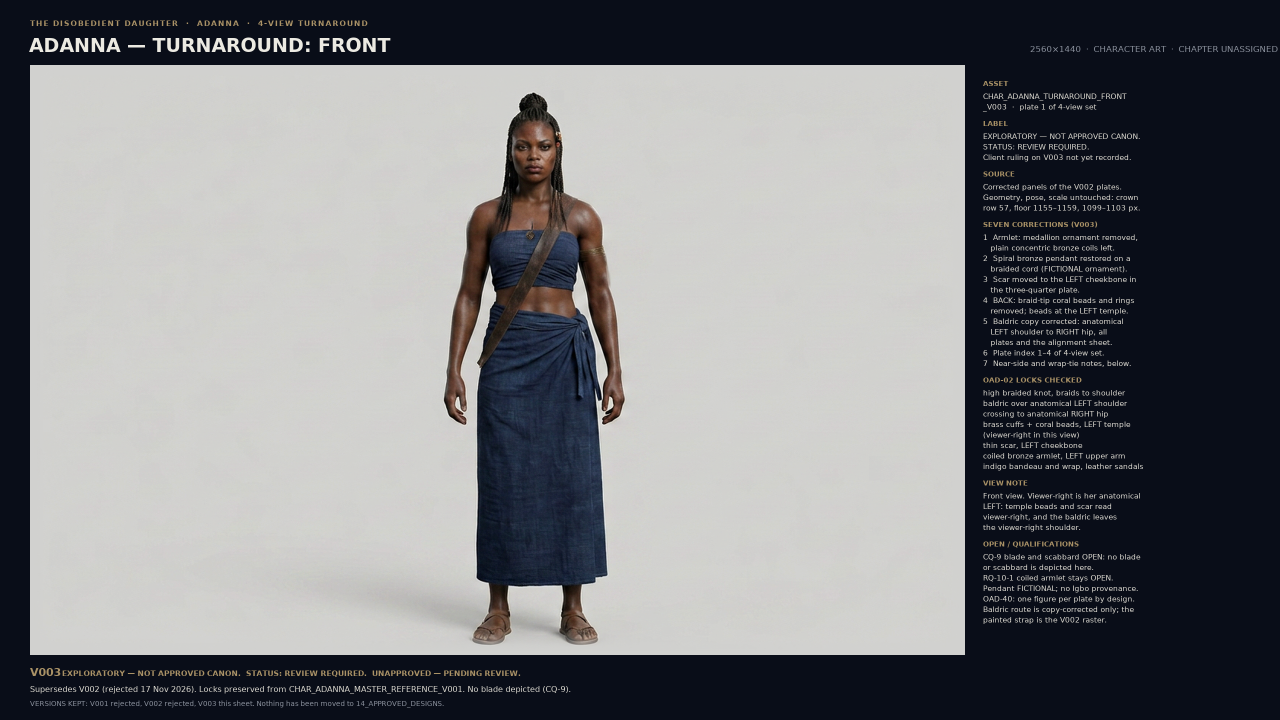
#> input picture STAGING_B1_2026-11-17/submit/B2_CAND_CHAR_ADANNA_TURNAROUND_FRONT_V003_2560x1440.png, 2560 x 1440 px, found by its file name (shown at 1/2 size); its folder holds 4 pictures in this run
$ python fix_v4.py
#> lines starting #> are read from the running program, lines starting #| are printed output that depends on the picture; after the words box and inside, x2 and y2 are one past the last pixel; in counts of white or black regions, pixels touching at a corner belong together
"""V004 targeted fixes: connected pendant cord (FRONT + THREE_QUARTER) and the
three-quarter near-arm patch blend. Bounded pixel edits on the filed V003 plates."""
from PIL import Image, ImageFilter
import numpy as np, math

S = '/home/user/chat-gpt/STAGING_B1_2026-11-17/'
F = S + 'submit/B2_CAND_CHAR_ADANNA_TURNAROUND_%s_V003_2560x1440.png'


def load(v):
#> called with v = 'FRONT'
    return np.array(Image.open(F % v).convert('RGB')).astype(float)


def save(a, path):
    Image.fromarray(np.clip(a, 0, 255).astype(np.uint8)).save(path)


def seg_dist(xx, yy, p0, p1):
    ax, ay = p0; bx, by = p1
    vx, vy = bx - ax, by - ay
    t = np.clip(((xx - ax) * vx + (yy - ay) * vy) / (vx * vx + vy * vy), 0, 1)
    dx, dy = xx - (ax + t * vx), yy - (ay + t * vy)
    return np.hypot(dx, dy), t


def cord_strand(a, pts, colour, w0, w1, fade_start, fade_end, shadow=True):
    """Draw one strand of cord along a polyline, tapering, fading out at the top."""
#> called with colour = (104, 74, 52), w0 = 1.6, w1 = 1.15, fade_start = 400, fade_end = 414, shadow = True
    h, w = a.shape[:2]
#> h = 1440; w = 2560
    x0 = int(min(p[0] for p in pts)) - 6; x1 = int(max(p[0] for p in pts)) + 7
    y0 = int(min(p[1] for p in pts)) - 5; y1 = int(max(p[1] for p in pts)) + 6
    yy, xx = np.mgrid[y0:y1, x0:x1]
    d = np.full(xx.shape, 1e6); tt = np.zeros(xx.shape)
    for i in range(len(pts) - 1):
        di, ti = seg_dist(xx, yy, pts[i], pts[i + 1])
        m = di < d
        d[m] = di[m]
        tt[m] = (i + ti[m]) / (len(pts) - 1)
    yabs = yy + 0.0
    wid = w0 + (w1 - w0) * tt                        # taper along the strand
    alpha = np.clip(1.0 - (d - wid) / 0.9, 0, 1)      # soft edge
    f = np.clip((fade_end - yabs) / max(1.0, (fade_end - fade_start)), 0, 1)
    alpha = alpha * np.clip(1 - f, 0, 1) ** 0.9
    braid = 0.86 + 0.14 * np.cos(tt * 26.0)
    alpha *= 0.88 * braid
    sub = a[y0:y1, x0:x1]
    if shadow:
        ds = np.clip(1.0 - (d - wid - 1.3) / 1.2, 0, 1) * np.clip(1 - f, 0, 1) * 0.28
        sub = sub * (1 - ds[..., None] * 0.55)
    sub = sub * (1 - alpha[..., None]) + np.array(colour) * alpha[..., None] * 0.9 \
        + sub * alpha[..., None] * 0.1
    a[y0:y1, x0:x1] = sub
#> call 2 of load, with v = 'THREE_QUARTER'
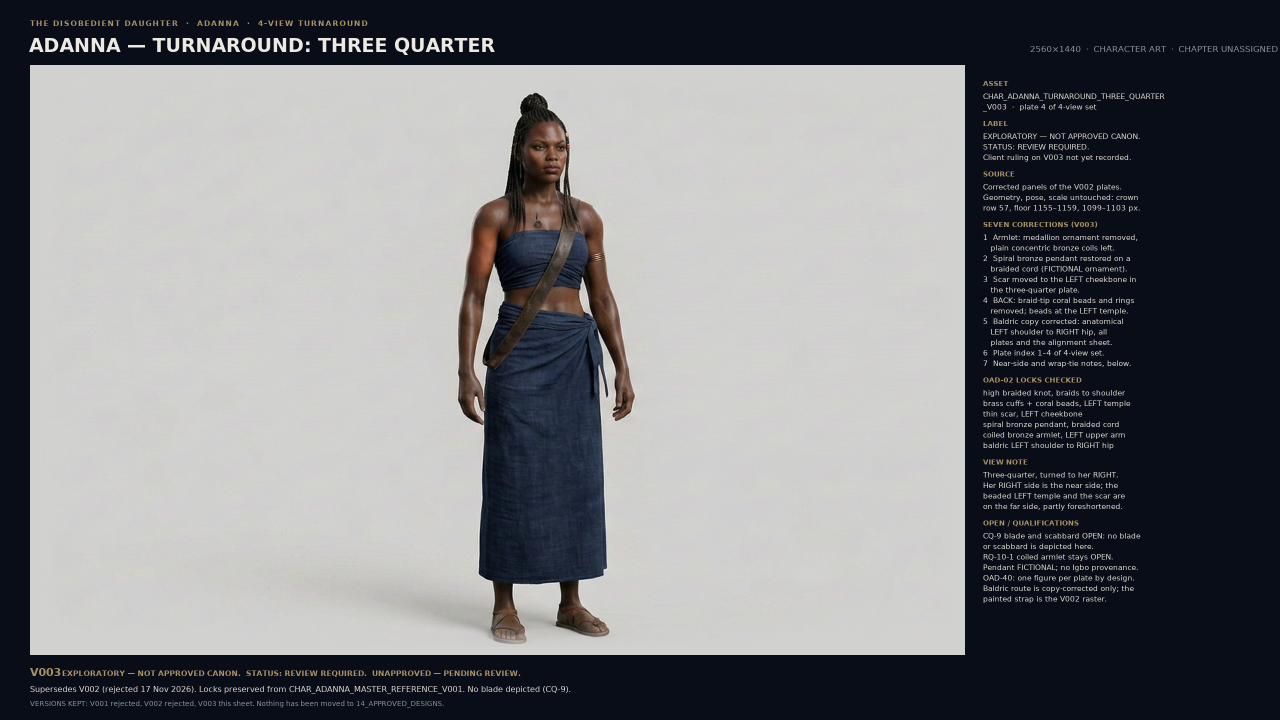
#> input picture STAGING_B1_2026-11-17/submit/B2_CAND_CHAR_ADANNA_TURNAROUND_THREE_QUARTER_V003_2560x1440.png, 2560 x 1440 px, found by its file name (shown at 1/2 size)


def arm_patch(a, gen_path, box=(890, 435, 1050, 575), rect=(898, 447, 1043, 563),
              erode=7, feather=16):
    """Re-lay the near-arm skin: generated interior only, host silhouette and cloth kept."""
#> called with box = (890, 435, 1050, 575), rect = (898, 447, 1043, 563), erode = 7, feather = 16
    x0, y0, x1, y1 = box
    w, h = x1 - x0, y1 - y0
    H = a[y0:y1, x0:x1]
    G = np.array(Image.open(gen_path).convert('RGB').resize((w, h), Image.LANCZOS)).astype(float)
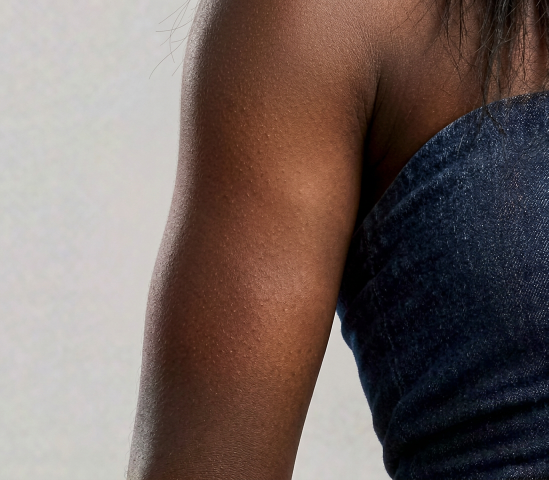
#> input picture STAGING_B1_2026-11-17/turnv3/p_armtq_v4_new.png, 1097 x 960 px, found by its file name (shown at 1/2 size)

    R, Gd, B = H[..., 0], H[..., 1], H[..., 2]
    lum = H.mean(2)
    skin = ((R > Gd) & (Gd > B) & (R - B > 15) & (lum > 25) & (lum < 175) & (B < 150))
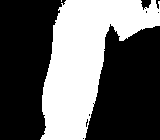
#> skin: shape (140, 160) bool; 38.7% white; 2 white regions (1 under 20 px), largest, box (x1, y1, x2, y2) and area: (40, 0, 160, 140) 8659
    m = Image.fromarray((skin * 255).astype(np.uint8)).filter(ImageFilter.MinFilter(2 * erode + 1))
#> m: PIL image 160x140 L; 24.2% white; 1 white region, box (x1, y1, x2, y2) and area: (49, 0, 146, 140) 5417
    keep = Image.new('L', (w, h), 0)
#> keep: PIL image 160x140 L; every value is 0
    keep.paste(m, (0, 0))
    box_mask = np.array(keep).astype(float) / 255.0
    lim = np.zeros((h, w), bool)
    lim[rect[1] - y0:rect[3] - y0, rect[0] - x0:rect[2] - x0] = True
    box_mask *= lim
#> box_mask: shape (140, 160) float64; values 0 (black) and 1 (white), 19.6% white; 1 white region, box (x1, y1, x2, y2) and area: (49, 12, 146, 128) 4389
    soft = np.array(Image.fromarray((box_mask * 255).astype(np.uint8))
                    .filter(ImageFilter.GaussianBlur(feather))).astype(float)[..., None] / 255.0

    wgt = soft[..., 0] > 0.5
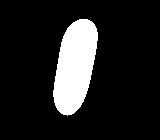
#> wgt: shape (140, 160) bool; 13.6% white; 1 white region, box (x1, y1, x2, y2) and area: (53, 19, 98, 116) 3041
    mH, mG = np.median(H[wgt], 0), np.median(G[wgt], 0)
#> mH = [126, 70, 47]; mG = [122, 71, 50]
    sH, sG = H[wgt].std(0), G[wgt].std(0)
#> sH = [30.5, 21, 15.35]; sG = [29.32, 21.08, 16.28]
    G = np.clip(mH + (G - mG) * np.clip(sH / np.maximum(sG, 1e-3), 0.85, 1.2), 0, 255)
    print('arm patch gain', (sH / np.maximum(sG, 1e-3)).round(2),
          'offset', (mH - mG).round(1), 'mask px', int(wgt.sum()))
#| arm patch gain [1.04 1.   0.94] offset [ 4. -1. -3.] mask px 3041
    combined = H * (1 - soft) + G * soft
    # matched grain: the generated skin upsampled from a big render is smoother than the host,
    # which is what reads as a flat patch. Re-seed high-frequency grain with host statistics.
    ref = a[575:655, 930:1030].astype(float)
    def hp(x):
        b = np.array(Image.fromarray(np.clip(x, 0, 255).astype(np.uint8))
                     .filter(ImageFilter.GaussianBlur(2.0))).astype(float)
        return x - b
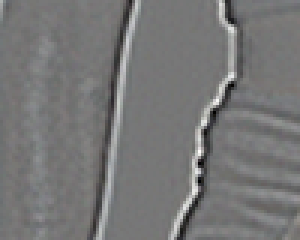
#> returned value: shape (80, 100, 3) float64 (shown 3 times larger); mean of channels 0, 1, 2 0, 0, 0; drawn with min black and max white
    sigma = float(min(np.median(hp(ref).mean(2).std()), 7.0))
#> sigma = 7
    rng = np.random.default_rng(11)
    noise = rng.normal(0, 1, combined.shape[:2])[..., None].repeat(3, 2)
    noise = np.clip(noise * 30 + 128, 0, 255)
    nhp = hp(noise)
#> in hp (call 2), `b = np.array(Image.fromarray(np.clip(x, 0, 255).astype(np.uint8)) .fil..`:
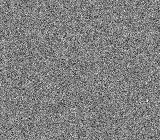
#> x: shape (140, 160, 3) float64; min 16.76, max 243, mean 128.1
    nhp *= sigma / max(float(nhp.std()), 1e-6)
    combined = np.clip(combined + nhp * soft * 0.22, 0, 255)
    print('grain sigma', round(sigma, 1))
#| grain sigma 7.0
    a[y0:y1, x0:x1] = combined
    return a


# ---------------- FRONT: cord to the neck ----------------
a = load('FRONT')
cord_col = (104, 74, 52)
cord_strand(a, [(1064, 452), (1062, 437), (1057, 422), (1054, 410), (1052, 402)],
            cord_col, 1.60, 1.15, fade_start=400, fade_end=414)
cord_strand(a, [(1067, 450), (1068, 437), (1070, 423), (1071, 412), (1071, 403)],
            cord_col, 1.60, 1.15, fade_start=402, fade_end=416)
save(a, S + 'turnv3/step6_FRONT.png')

# ---------------- THREE QUARTER: cord + arm patch ----------------
b = load('THREE_QUARTER')
# arm patch tonal/texture blend first
b = arm_patch(b, S + 'turnv3/p_armtq_v4_new.png')

cord_col_t = (96, 70, 50)
cord_strand(b, [(1073, 432), (1072, 424), (1070, 414), (1068, 406), (1066, 400)],
            cord_col_t, 1.5, 1.0, fade_start=400, fade_end=412)
#> call 3 of cord_strand, with colour = (96, 70, 50), w0 = 1.5, w1 = 1, fade_start = 400, fade_end = 412, shadow = True
#> in cord_strand (call 3), `sub = sub * (1 - alpha[..., None]) + np.array(colour) * alpha[..., Non..`:
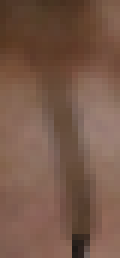
#> sub: shape (43, 20, 3) float64 (shown 6 times larger); mean R, G, B 120.2, 89.2, 73.5
cord_strand(b, [(1076, 430), (1077, 424), (1078, 415), (1080, 407), (1081, 401)],
            cord_col_t, 1.5, 1.0, fade_start=401, fade_end=413)
save(b, S + 'turnv3/step6_THREE_QUARTER.png')
print('done')
